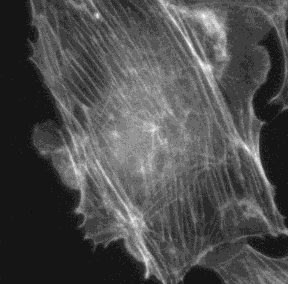
#> input picture testImages/Actin_cropped.tif, 288 x 284 px
$ python gaussian_unsharp_actin.py
#> lines starting #> are read from the running program, lines starting #| are printed output that depends on the picture
"""Gaussian blur (5x5 and 21x21) and unsharp masks of the actin image.

Run this script from the top folder of the workshop repository with:

    uv run Session3_Filters/gaussian_unsharp_actin.py

The two blurred images are saved as NEW files in Session3_Filters/results/.
The original image is only read, never written, so it cannot be changed.
Close the Napari window to end.
"""

from pathlib import Path

import napari
import numpy as np
from scipy import ndimage
from skimage import io

REPO = Path(__file__).resolve().parent.parent
IMAGE = REPO / "testImages" / "Actin_cropped.tif"
OUT_DIR = REPO / "Session3_Filters" / "results"
OUT_DIR.mkdir(exist_ok=True)

original = io.imread(IMAGE)
#> original is the input picture: shape (284, 288) uint16; min 510, max 3550, mean 1330.5
print(f"Shape: {original.shape}, number type: {original.dtype}")
#| Shape: (284, 288), number type: uint16

# A Gaussian kernel is a small grid of weights shaped like a bell curve:
# the centre pixel counts most, pixels further away count less.  Blurring
# replaces every pixel with this weighted average of its neighbours.
#
# Two numbers describe the kernel:
#   radius - how many pixels the kernel reaches out from the centre.
#            Kernel size = 2 * radius + 1, so radius 2 -> 5x5, 10 -> 21x21.
#   sigma  - how wide the bell curve is.  Here sigma = radius / 2, so the
#            kernel reaches 2 sigma out on each side and both kernels have
#            the same bell shape, just at different scales.
kernels = {
    "5x5": {"radius": 2, "sigma": 1.0},
    "21x21": {"radius": 10, "sigma": 5.0},
}

viewer = napari.Viewer()
contrast = (float(original.min()), float(original.max()))
#> contrast = (510, 3550)
viewer.add_image(original, name="original", contrast_limits=contrast)

for size, k in kernels.items():
    # Blur.  We work with decimal numbers (float) for accuracy.
    # mode="nearest" repeats the edge pixels at the image border.
    blurred = ndimage.gaussian_filter(
        original.astype(float), sigma=k["sigma"], radius=k["radius"], mode="nearest"
    )

    # Unsharp mask: original minus blurred.  The blur keeps only the slow,
    # large-scale brightness changes, so subtracting it leaves the fine
    # detail (edges, thin fibres) - and also the noise.  The result can be
    # negative, so it stays a decimal (float) image.
    unsharp = original.astype(float) - blurred

    # Save the blurred image.  A blur only averages pixel values, so it never
    # goes outside the original range - we can safely store it with the same
    # 16-bit number type as the original.
    blurred_16bit = np.round(blurred).astype(original.dtype)
    out_file = OUT_DIR / f"Actin_cropped_gaussian_{size}.tif"
    io.imsave(out_file, blurred_16bit, check_contrast=False)
    print(f"Saved {out_file.relative_to(REPO)}")

    print(f"{size}: blurred min/max {blurred.min():.0f} / {blurred.max():.0f}, "
          f"unsharp mask min/max {unsharp.min():.0f} / {unsharp.max():.0f}")

    # Blurred images use the same contrast as the original for a fair look.
    # Unsharp masks are centred on 0, so let Napari pick their contrast.
    viewer.add_image(blurred_16bit, name=f"blurred {size}", contrast_limits=contrast)
    viewer.add_image(unsharp, name=f"unsharp mask {size}")
#> this loop made 2 passes
#| 5x5: blurred min/max 612 / 3158, unsharp mask min/max -311 / 553
#| 21x21: blurred min/max 639 / 2618, unsharp mask min/max -662 / 1527
#> pass 1, `blurred = ndimage.gaussian_filter( original.astype(float), sigma=k["si..`:
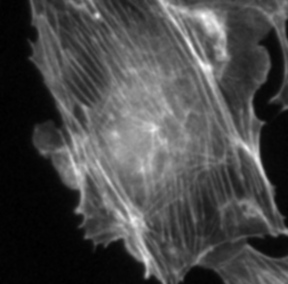
#> blurred: shape (284, 288) float64; min 612.3, max 3158.3, mean 1330.4; drawn with min black and max white
#> pass 1, `unsharp = original.astype(float) - blurred`:
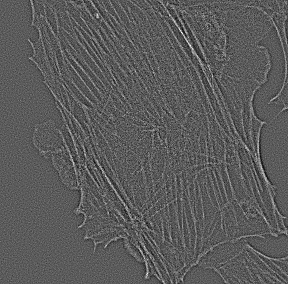
#> unsharp: shape (284, 288) float64; min -311.2, max 553.2, mean 0; drawn with min black and max white
#> pass 2, `blurred = ndimage.gaussian_filter( original.astype(float), sigma=k["si..`:
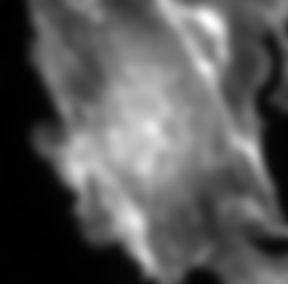
#> blurred: shape (284, 288) float64; min 639.5, max 2618.1, mean 1329.9; drawn with min black and max white
#> after the loop:
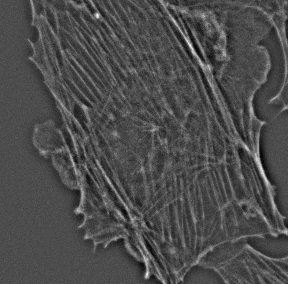
#> unsharp: shape (284, 288) float64; min -662, max 1527.4, mean 0.6; drawn with min black and max white

# Show all five layers side by side.
viewer.grid.enabled = True

napari.run()
